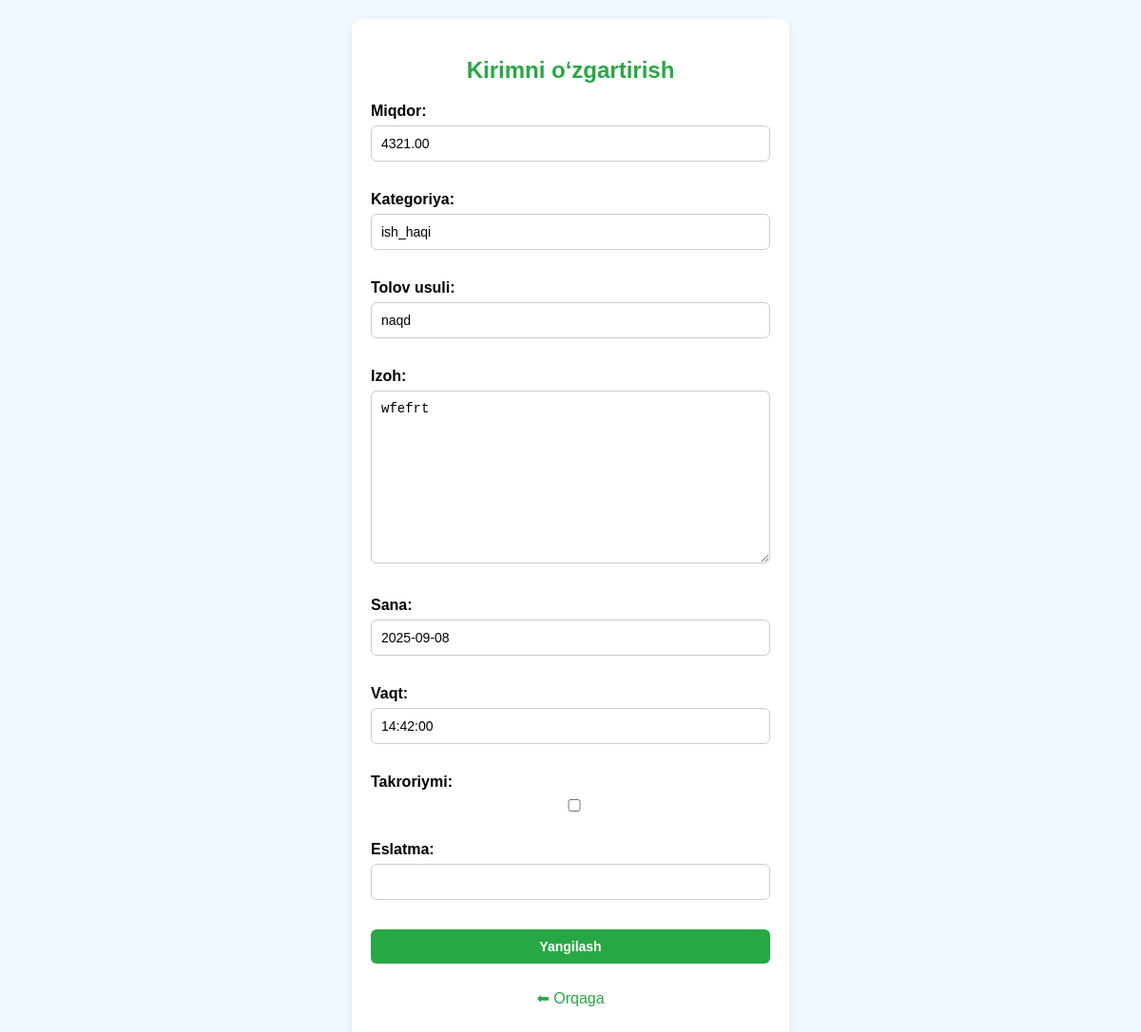
Screenshot of /kirim/1/edit/ with the database file from the repository.
### home/models.py (models this page shows, shortened)
class Kirim(models.Model):
    miqdor = models.DecimalField(max_digits=12, decimal_places=2)
    kategoriya = models.CharField(max_length=50)
    tolov_usuli = models.CharField(max_length=50)
    izoh = models.TextField(blank=True, null=True)
    sana = models.DateField()
    vaqt = models.TimeField(blank=True, null=True)
    takroriymi = models.BooleanField(default=False)
    eslatma = models.CharField(max_length=255, blank=True, null=True)

### home/views.py (the view)
# urls.py: path('kirim/<int:pk>/edit/', kirim_update, name='kirim_update'),
def kirim_update(request, pk):
    kirim = get_object_or_404(Kirim, pk=pk)
    if request.method == "POST":
        forma = KirimForm(request.POST, instance=kirim)
        if forma.is_valid():
            forma.save()
            return redirect('kirim_detail', pk=kirim.pk)  # o‘sha sahifaga qaytadi
    else:
        forma = KirimForm(instance=kirim)
    return render(request, 'kirim_update.html', {'forma': forma, 'kirim': kirim})

### home/forms.py
class KirimForm(forms.ModelForm):
    class Meta:
        model = Kirim
        fields = ['miqdor', 'kategoriya', 'tolov_usuli', 'izoh', 'sana', 'vaqt', 'takroriymi', 'eslatma']

### templates/kirim_update.html (shortened to what this page needs)
<!DOCTYPE html>
<html lang="uz">
<head>
</head>
<body>
  <div class="container">
    <h2>Kirimni o‘zgartirish</h2>
    <form method="post">
      {{ forma.as_p }}
      <button type="submit">Yangilash</button>
    </form>
    <p style="text-align:center; margin-top:12px;">
      <a href="{% url 'kirim_detail' kirim.id %}" style="color:#28a745; text-decoration:none;">⬅ Orqaga</a>
    </p>
  </div>
</body>
</html>

### templates/kirim_update.html (style rules this page uses)
body { font-family: Arial, sans-serif; background: #f2f8ff; margin: 0; padding: 20px; }
.container { max-width: 420px; margin: auto; background: #fff; padding: 20px; border-radius: 10px; box-shadow: 0 4px 10px rgba(0,0,0,0.1); }
h2 { text-align: center; color: #28a745; margin-bottom: 20px; }
label { display: block; margin-bottom: 6px; font-weight: 600; }
input, select, textarea, button { width: 100%; padding: 10px; margin-bottom: 15px; border-radius: 6px; border: 1px solid #ccc; font-size: 14px; box-sizing: border-box; }
button { background: #28a745; color: #fff; border: none; cursor: pointer; font-weight: bold; transition: background-color 0.3s ease; }

### rows the page displays
Kirim: miqdor "4321.00", kategoriya "ish_haqi", tolov_usuli "naqd", izoh "wfefrt", sana "2025-09-08", vaqt "14:42:00"
